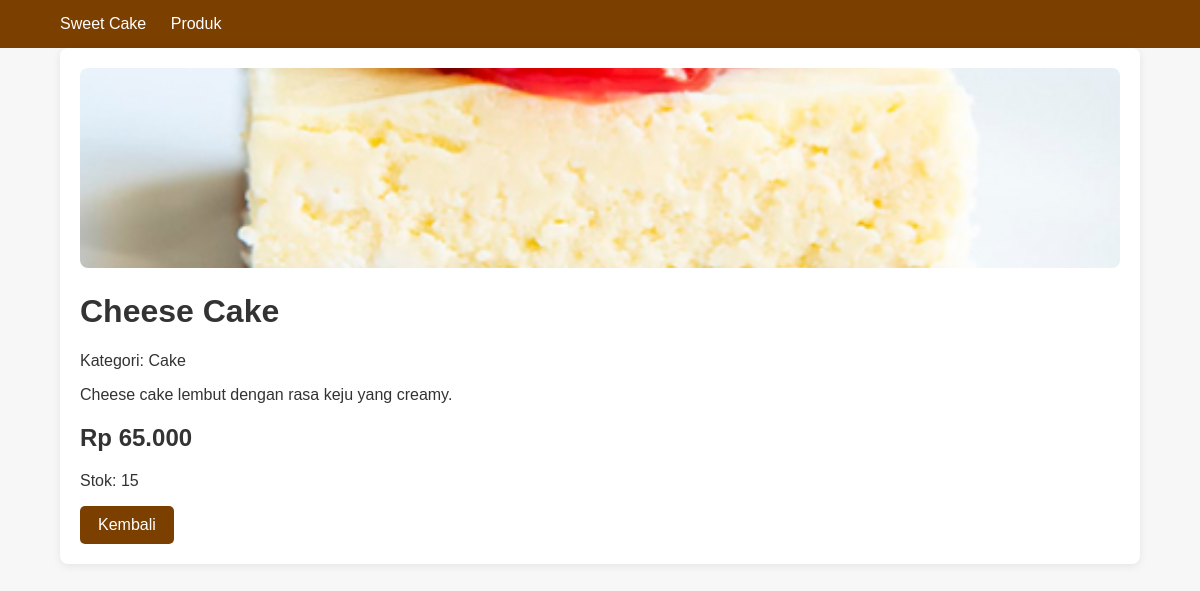
Screenshot of /detail.php?id=2 with the database file from the repository.
### tables this page shows
CREATE TABLE `produk` (
  `id` int NOT NULL,
  `nama` varchar(100) NOT NULL,
  `kategori` varchar(50) NOT NULL,
  `deskripsi` text NOT NULL,
  `harga` decimal(12,2) NOT NULL,
  `stok` int NOT NULL DEFAULT '0',
  `gambar` varchar(255) DEFAULT NULL,
  `created_at` timestamp NOT NULL DEFAULT CURRENT_TIMESTAMP
);

### detail.php (the view, shortened to what this page needs)
<?php
require_once "config/database.php";
$id = isset($_GET['id'])
    ? (int)$_GET['id']
    : 0;
$query = mysqli_query(
    $conn,
    "SELECT * FROM produk
     WHERE id = $id"
);
$produk = mysqli_fetch_assoc($query);
?>
<!DOCTYPE html>
<html>
<head>
    <link rel="stylesheet" href="assets/style.css">
</head>
<body>
<div class="navbar">
    <div class="container">
        <a href="index.php">
            Sweet Cake
        </a>
        <a href="produk.php">
            Produk
        </a>
    </div>
</div>
<div class="container">
    <div class="card">
        <?php if ($produk['gambar']): ?>
            <img
                src="uploads/produk/<?= htmlspecialchars($produk['gambar']); ?>"
                class="product-image"
            >
        <?php endif; ?>
        <h1>
            <?= htmlspecialchars($produk['nama']); ?>
        </h1>
        <p>
            Kategori:
            <?= htmlspecialchars($produk['kategori']); ?>
        </p>
        <p>
            <?= nl2br(
                htmlspecialchars($produk['deskripsi'])
            ); ?>
        </p>
        <h2>
            Rp <?= number_format(
                $produk['harga'],
                0,
                ',',
                '.'
            ); ?>
        </h2>
        <p>
            Stok:
            <?= $produk['stok']; ?>
        </p>
        <a
            href="produk.php"
            class="btn"
        >
            Kembali
        </a>
    </div>
</div>
</body>
</html>

### assets/style.css (style rules this page uses)
* { box-sizing: border-box; }
body { margin: 0; font-family: Arial, sans-serif; background: #f7f7f7; color: #333; }
.container { width: 90%; max-width: 1100px; margin: auto; }
.navbar { background: #7b3f00; padding: 15px 0; }
.navbar a { color: white; text-decoration: none; margin-right: 20px; }
.btn { display: inline-block; padding: 10px 18px; background: #7b3f00; color: white; text-decoration: none; border-radius: 5px; border: none; cursor: pointer; }
.card { background: white; padding: 20px; border-radius: 8px; margin-bottom: 20px; box-shadow: 0 2px 8px rgba(0,0,0,0.08); }
.product-image { width: 100%; height: 200px; object-fit: cover; border-radius: 8px; }

### rows the page displays
produk: gambar (picture), nama "Cheese Cake", kategori "Cake", deskripsi "Cheese cake lembut dengan rasa keju yang creamy.", harga "65.000", stok "15"
